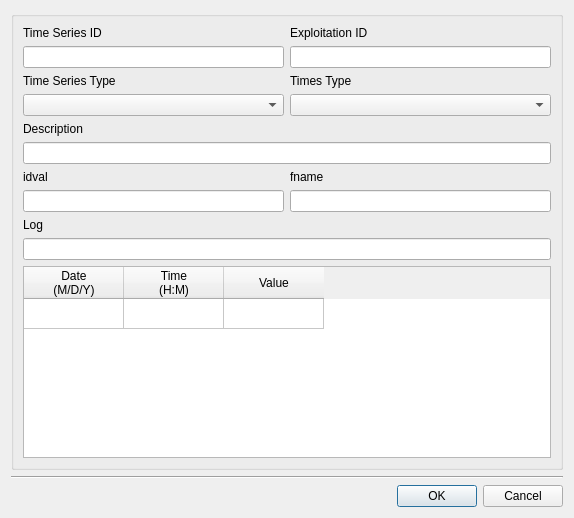
<?xml version="1.0" encoding="UTF-8"?>
<ui version="4.0">
 <class>dlg_nonvisual_timeseries</class>
 <widget class="QDialog" name="dlg_nonvisual_timeseries">
  <property name="geometry">
   <rect>
    <x>0</x>
    <y>0</y>
    <width>574</width>
    <height>499</height>
   </rect>
  </property>
  <property name="windowTitle">
   <string>Time Series Editor</string>
  </property>
  <layout class="QGridLayout" name="verticalLayout_4">
   <item row="2" column="0" colspan="2">
    <layout class="QHBoxLayout" name="horizontalLayout">
     <property name="sizeConstraint">
      <enum>QLayout::SetDefaultConstraint</enum>
     </property>
     <item>
      <spacer name="horizontalSpacer">
       <property name="orientation">
        <enum>Qt::Horizontal</enum>
       </property>
       <property name="sizeHint" stdset="0">
        <size>
         <width>40</width>
         <height>20</height>
        </size>
       </property>
      </spacer>
     </item>
     <item>
      <widget class="QPushButton" name="btn_accept">
       <property name="text">
        <string>OK</string>
       </property>
      </widget>
     </item>
     <item>
      <widget class="QPushButton" name="btn_cancel">
       <property name="text">
        <string>Cancel</string>
       </property>
      </widget>
     </item>
    </layout>
   </item>
   <item row="1" column="0" colspan="2">
    <widget class="Line" name="line">
     <property name="orientation">
      <enum>Qt::Horizontal</enum>
     </property>
    </widget>
   </item>
   <item row="0" column="0" colspan="2">
    <widget class="QGroupBox" name="groupBox">
     <property name="sizePolicy">
      <sizepolicy hsizetype="Preferred" vsizetype="MinimumExpanding">
       <horstretch>0</horstretch>
       <verstretch>0</verstretch>
      </sizepolicy>
     </property>
     <property name="title">
      <string/>
     </property>
     <layout class="QGridLayout" name="gridLayout">
      <item row="0" column="0" colspan="2">
       <layout class="QGridLayout" name="gridLayout_2">
        <item row="1" column="0">
         <widget class="QLineEdit" name="txt_id">
          <property name="sizePolicy">
           <sizepolicy hsizetype="Minimum" vsizetype="Fixed">
            <horstretch>0</horstretch>
            <verstretch>0</verstretch>
           </sizepolicy>
          </property>
         </widget>
        </item>
        <item row="0" column="0">
         <widget class="QLabel" name="lbl_curve_id">
          <property name="sizePolicy">
           <sizepolicy hsizetype="Preferred" vsizetype="Fixed">
            <horstretch>0</horstretch>
            <verstretch>0</verstretch>
           </sizepolicy>
          </property>
          <property name="text">
           <string>Time Series ID</string>
          </property>
         </widget>
        </item>
        <item row="3" column="0">
         <widget class="QLabel" name="lbl_descript">
          <property name="sizePolicy">
           <sizepolicy hsizetype="Preferred" vsizetype="Fixed">
            <horstretch>0</horstretch>
            <verstretch>0</verstretch>
           </sizepolicy>
          </property>
          <property name="text">
           <string>Time Series Type</string>
          </property>
         </widget>
        </item>
        <item row="0" column="1">
         <widget class="QLabel" name="label_3">
          <property name="text">
           <string>Exploitation ID</string>
          </property>
         </widget>
        </item>
        <item row="4" column="1">
         <widget class="QComboBox" name="cmb_times_type"/>
        </item>
        <item row="4" column="0">
         <widget class="QComboBox" name="cmb_timeser_type"/>
        </item>
        <item row="3" column="1">
         <widget class="QLabel" name="label">
          <property name="text">
           <string>Times Type</string>
          </property>
         </widget>
        </item>
        <item row="1" column="1">
         <widget class="QLineEdit" name="txt_expl_id"/>
        </item>
        <item row="8" column="0">
         <widget class="QLineEdit" name="txt_idval"/>
        </item>
        <item row="7" column="0">
         <widget class="QLabel" name="label_4">
          <property name="text">
           <string>idval</string>
          </property>
         </widget>
        </item>
        <item row="8" column="1">
         <widget class="QLineEdit" name="txt_fname"/>
        </item>
        <item row="7" column="1">
         <widget class="QLabel" name="label_5">
          <property name="text">
           <string>fname</string>
          </property>
         </widget>
        </item>
        <item row="9" column="0" colspan="2">
         <widget class="QLabel" name="label_6">
          <property name="text">
           <string>Log</string>
          </property>
         </widget>
        </item>
        <item row="10" column="0" colspan="2">
         <widget class="QLineEdit" name="txt_log"/>
        </item>
        <item row="6" column="0" colspan="2">
         <widget class="QLineEdit" name="txt_descript"/>
        </item>
        <item row="5" column="0" colspan="2">
         <widget class="QLabel" name="label_2">
          <property name="text">
           <string>Description</string>
          </property>
         </widget>
        </item>
       </layout>
      </item>
      <item row="3" column="0" colspan="2">
       <layout class="QGridLayout" name="gridLayout_3">
        <item row="0" column="0">
         <widget class="QTableWidget" name="tbl_timeseries_value">
          <property name="rowCount">
           <number>1</number>
          </property>
          <attribute name="verticalHeaderVisible">
           <bool>false</bool>
          </attribute>
          <row/>
          <column>
           <property name="text">
            <string>Date
(M/D/Y)</string>
           </property>
          </column>
          <column>
           <property name="text">
            <string>Time
(H:M)</string>
           </property>
          </column>
          <column>
           <property name="text">
            <string>Value</string>
           </property>
          </column>
         </widget>
        </item>
       </layout>
      </item>
     </layout>
    </widget>
   </item>
  </layout>
 </widget>
 <resources/>
 <connections/>
</ui>
